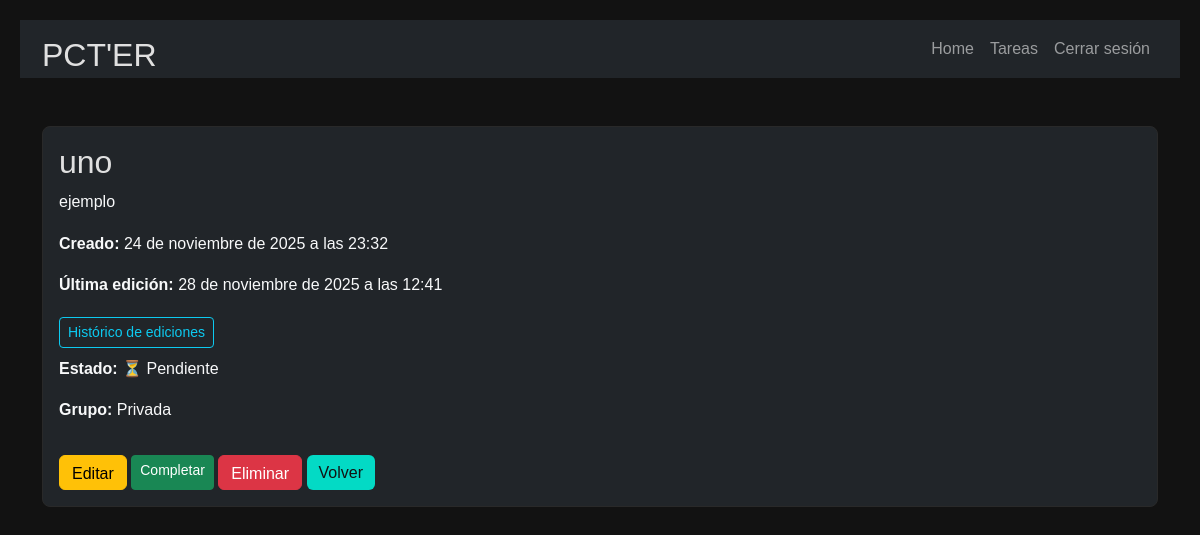
The app's page /todoer/2/ (signed in) with its own data.
### todoer/models.py (models this page shows, shortened)
class Task(models.Model):
    title = models.CharField(max_length=200)
    description = models.TextField(blank=True)
    completed = models.BooleanField(default=False)
    owner = models.ForeignKey(User, on_delete=models.CASCADE, related_name="tasks")
    group = models.ForeignKey(Group, on_delete=models.CASCADE, null=True, blank=True, related_name="tasks")
    created_at = models.DateTimeField(auto_now_add=True)
    updated_at = models.DateTimeField(auto_now=True)  # 👈 cuándo se modificó
    last_edited_by = models.ForeignKey(
        User,
        on_delete=models.SET_NULL,
        null=True,
        blank=True,
        related_name="edited_tasks"  # 👈 quién lo modificó
    )
    def can_view(self, user: User) -> bool:
        if self.group:
            return user in self.group.user_set.all()
        return user == self.owner

### todoer/views.py (the view)
# urls.py: path("<int:task_id>/", views.task_detail, name="task_detail"),
def task_detail(request, task_id):
    task = get_object_or_404(Task, id=task_id)
    content_type = ContentType.objects.get_for_model(Task)
    history = LogEntry.objects.filter(
        content_type=content_type,
        object_id=task.id
    ).order_by("-action_time")
    if not task.can_view(request.user):
        return redirect("todoer:task_list")
    for entry in history:
        try:
            entry.parsed_message = json.loads(entry.change_message)
        except Exception:
            entry.parsed_message = entry.change_message
    return render(request, "todoer/task_detail.html", {
        "task": task,
        "history": history
        })

### todoer/templates/todoer/task_detail.html (shortened to what this page needs)
{% extends 'todoer/layouts/base.html' %}
{% block content %}
<main class="container py-5">
    <section class="card card-body bg-dark text-light">
        <h2>{{ task.title }}</h2>
        <p>{{ task.description }}</p>
        <p><strong>Creado:</strong> {{ task.created_at }}</p>
        <p><strong>Última edición:</strong> {{ task.updated_at }}</p>
        <h3>
            <button class="btn btn-outline-info btn-sm" type="button" data-bs-toggle="collapse"
                data-bs-target="#historyCollapse" aria-expanded="false" aria-controls="historyCollapse">
                Histórico de ediciones
            </button>
        </h3>
        <p><strong>Estado:</strong>
            {% if task.completed %} ✅ Completada {% else %} ⏳ Pendiente {% endif %}
        </p>
        <p><strong>Grupo:</strong>
            {% if task.group %} {{ task.group.name }} {% else %} Privada {% endif %}
        </p>
        <div class="mt-3">
            <a href="{% url 'todoer:edit_task' task.id %}" class="btn btn-warning">Editar</a>
            <a href="{% url 'todoer:toggle_task_completed' task.id %}"
                class="btn btn-sm {% if task.completed %}btn-secondary{% else %}btn-success{% endif %}">
                {% if task.completed %}Reabrir{% else %}Completar{% endif %}
            </a>
            <a href="{% url 'todoer:delete_task' task.id %}" class="btn btn-danger"
                onclick="return confirm('¿Seguro que deseas eliminar esta tarea?');">
                Eliminar
            </a>
            <a href="{% url 'todoer:task_list' %}" class="btn btn-secondary">Volver</a>
        </div>
    </section>
</main>
{% endblock %}

### loger/static/css/style.css (style rules this page uses)
* { margin: 0; padding: 0; box-sizing: border-box; }
body { background-color: #121212; color: #E0E0E0; font-family: 'Arial', sans-serif; line-height: 1.6; padding: 20px; }
a { color: #bb86fc; text-decoration: none; }
div > a { height: 35px; }
button { background-color: #1f1f1f; color: #E0E0E0; border: 1px solid #bb86fc; padding: 10px 15px; cursor: pointer; transition: background 0.3s; }
body { background-color: #121212; color: #E0E0E0; font-family: 'Arial', sans-serif; }
.card { background-color: #1E1E1E; border: 1px solid #292929; color: #B0B0B0; border-radius: 8px; transition: transform 0.3s ease, box-shadow 0.3s ease; }
h1, h2, h3 { color: #E0E0E0; }
.btn-secondary { background-color: #03DAC5; color: #121212; border: none; }

### records on screen
Task: title "uno", description "ejemplo", created_at "24 de noviembre de 2025 a las 23:32", updated_at "28 de noviembre de 2025 a las 12:41"
